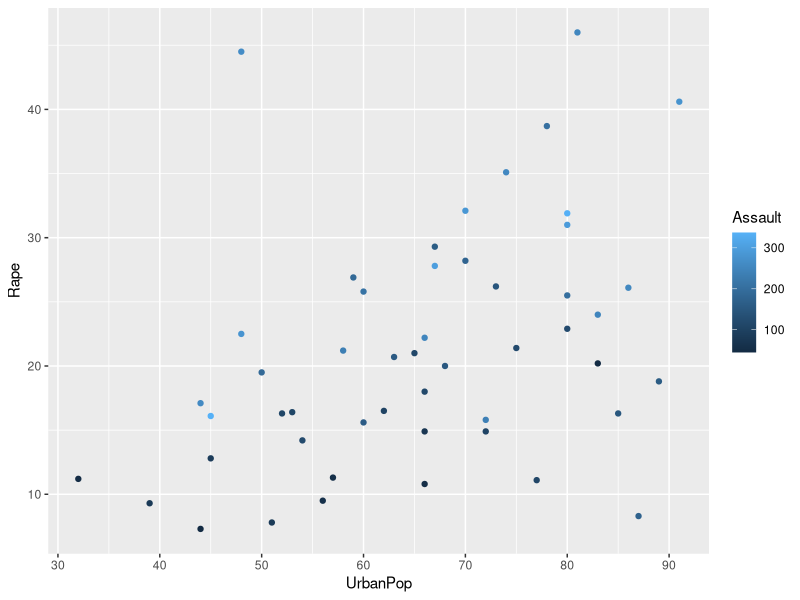
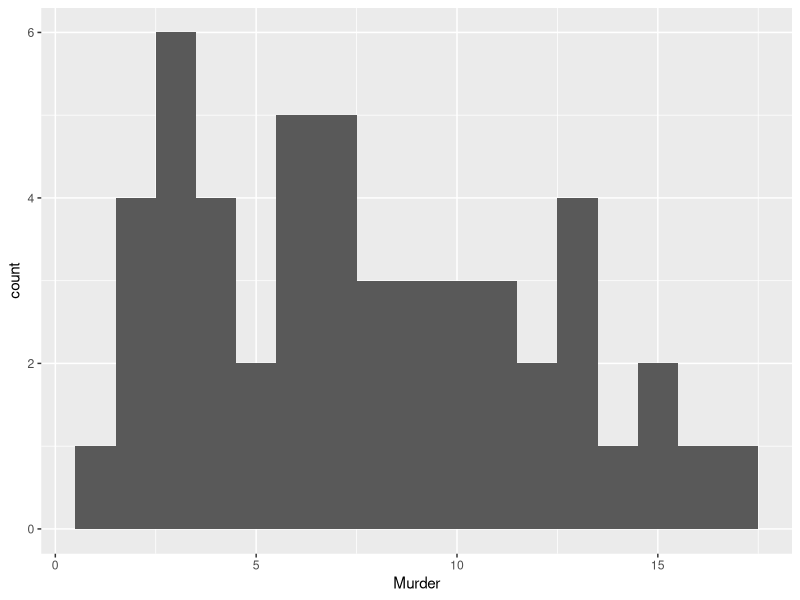
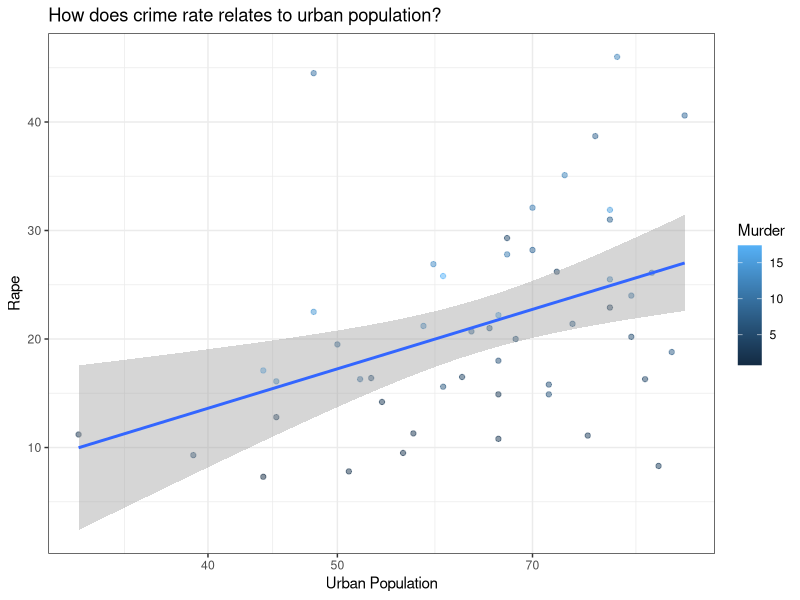
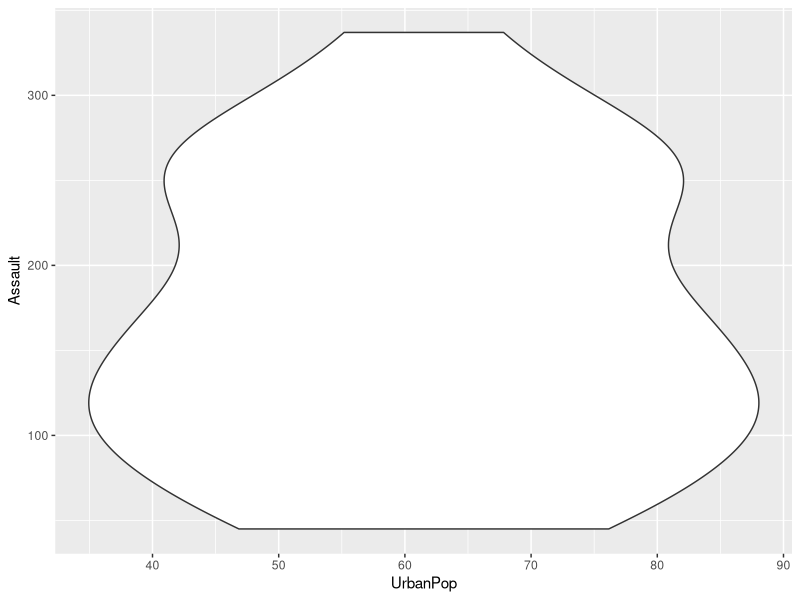
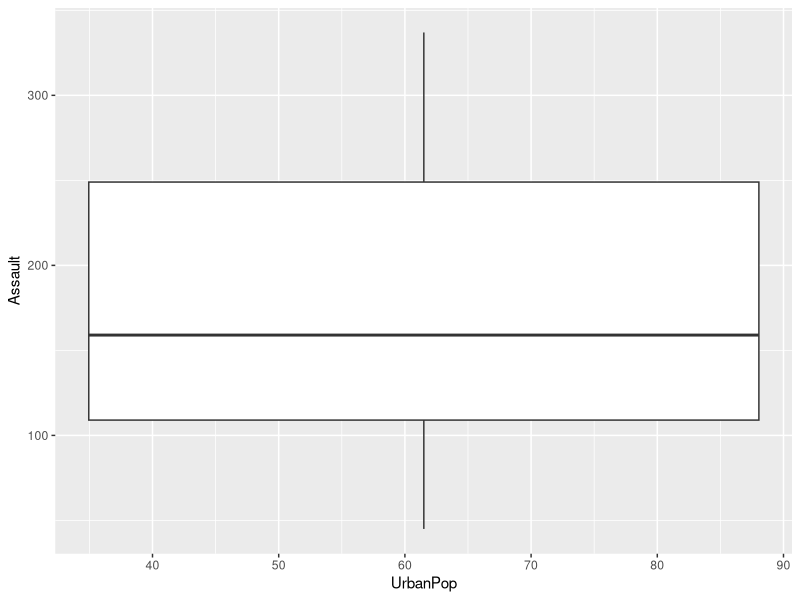

The R source for these figures, in order:
data()
summary (USArrests)
View (USArrests)
library(ggplot2)
ggplot(data = USArrests,
       mapping = aes(x = UrbanPop,
                     y = Rape,
                     colour = Assault)) +
  geom_point() 
ggplot(data = USArrests,
       mapping = aes(x = Murder,
                     fill = UrbanPop)) + 
  geom_histogram(binwidth = 1,
                  position = "dodge")
ggplot(USArrests,
       aes(x = UrbanPop,
           y = Rape)) + 
  geom_point(aes(colour = Murder),
             alpha = 0.5) +
  geom_smooth(method = "lm") +
  scale_x_log10() +
  labs(x = "Urban Population",
       y = "Rape",
       title = "How does crime rate relates to urban population?") +
  theme_bw()
ggplot(USArrests, aes(x = UrbanPop, y = Assault)) +
  geom_violin()
ggplot(USArrests, aes(x = UrbanPop, y = Assault)) +
  geom_boxplot()

